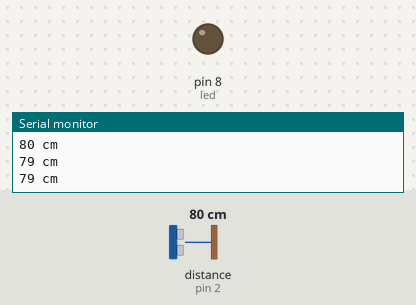
Simulated run of this sketch. Board: Arduino Uno, built with avr-gcc and run on an emulated ATmega328P. On the bench: output pins drawn as LEDs (lit = HIGH), the last lines printed to the serial monitor. Wiring (inferred from the names in the program): ultrasonic range finder: trigger pin 3; echo pin 2. The inputs (shaded band) are chosen by the test bench; at power-on: distance to the obstacle (sensor on pin 2) 80 cm. The echo pulse lasts 58.3 µs per cm; pins used as bus, display or sensor lines are not drawn.

Above: at 1.3 s.
1.4 s: distance to the obstacle (sensor on pin 2) set to 13 cm
2.9 s: distance to the obstacle (sensor on pin 2) set to 10 cm
At 4.2 s:
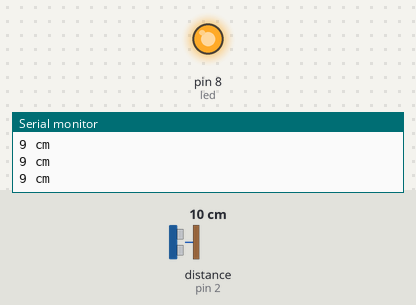
4.5 s: distance to the obstacle (sensor on pin 2) set to 18 cm
At 5.6 s:
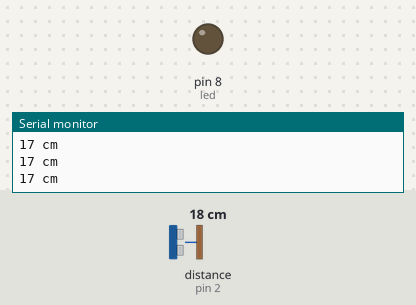
6.0 s: distance to the obstacle (sensor on pin 2) set to 2 cm
At 7.0 s:
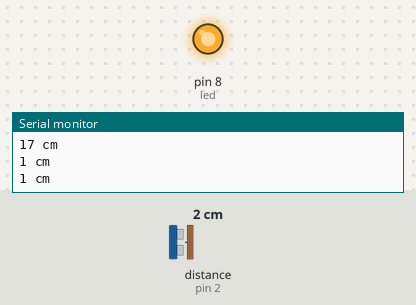
Timing chart, 0 to 8.5 s (numbered marks = the images above; inputs shaded):
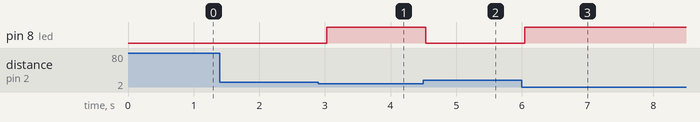

The sketch:

Ultrasonic_Led.ino
```cpp
#define echoPin 2
#define trigPin 3
#define led 8

void setup() {
  Serial.begin(9600);
  pinMode(trigPin, OUTPUT);
  pinMode(echoPin, INPUT);
  pinMode(led, OUTPUT);

}

void loop() {
  // put your main code here, to run repeatedly:
  int udaljenost, vrijeme;
  digitalWrite(trigPin, HIGH);
  delayMicroseconds(1000);
  digitalWrite(trigPin, LOW);
  vrijeme = pulseIn(echoPin, HIGH);
  udaljenost = (vrijeme/2) / 29.1;
  if(udaljenost<=10){
  digitalWrite(led, HIGH);
  }
  else{
  digitalWrite(led, LOW);
  }
  Serial.print(udaljenost);
  Serial.print(" cm\n");
  delay(500);

}
```

Measured:
- the behaviour switches between 12 and 11 cm on distance to the obstacle (sensor on pin 2) (found by bisection; images 0 and 1)
- after the input at 2.9 s, pin 8 (led): LOW → HIGH after 0.13 s
- after the input at 4.5 s, pin 8 (led): HIGH → LOW at once
- after the input at 6.0 s, pin 8 (led): LOW → HIGH at once
